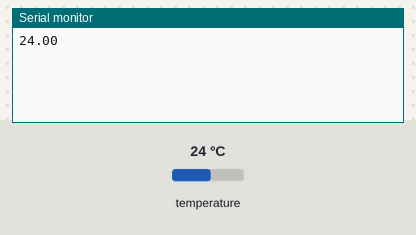
The sketch below on a simulated Arduino Uno, built with avr-gcc and run on an emulated ATmega328P. Shown: the last lines printed to the serial monitor. The test bench sets the inputs (shaded band); at power-on: temperature 24 °C.

Above: at 2.2 s.
2.3 s: temperature set to 12 °C
At 3.2 s:
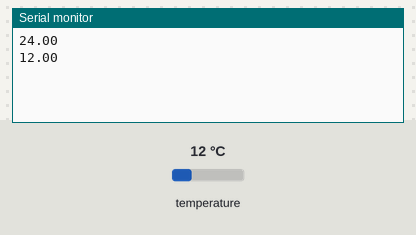
3.8 s: temperature set to 19 °C
At 4.5 s:
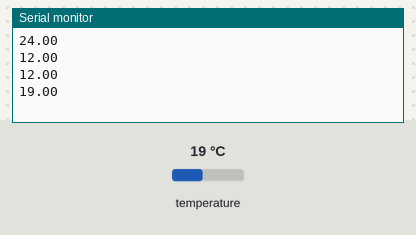
Timing chart, 0 to 6.8 s (numbered marks = the images above; inputs shaded):
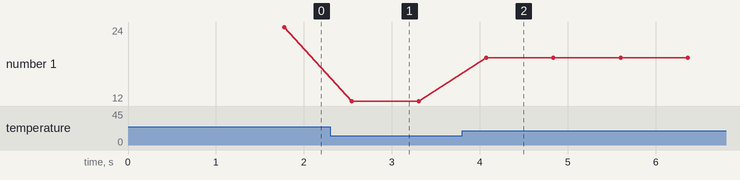

Measured:
- after the input at 2.3 s, the serial monitor: prints a new line after 0.24 s (image 1)
- after the input at 3.8 s, the serial monitor: prints a new line after 0.27 s (image 2)
- plotted number 1: 24 → 12 after the input at 2.3 s, 12 → 19 after the input at 3.8 s

The sketch:

serialtempout.ino
```cpp
#include <OneWire.h>
#include <DallasTemperature.h>

//the pin you connect the ds18b20 to
#define DS18B20 3

OneWire ourWire(DS18B20);
DallasTemperature sensors(&ourWire);

void setup()
{
Serial.begin(9600);
delay(1000);
//start reading
sensors.begin();
}

void loop()
{
//read temperature and output via serial
sensors.requestTemperatures();
Serial.println(sensors.getTempCByIndex(0));
}
```
